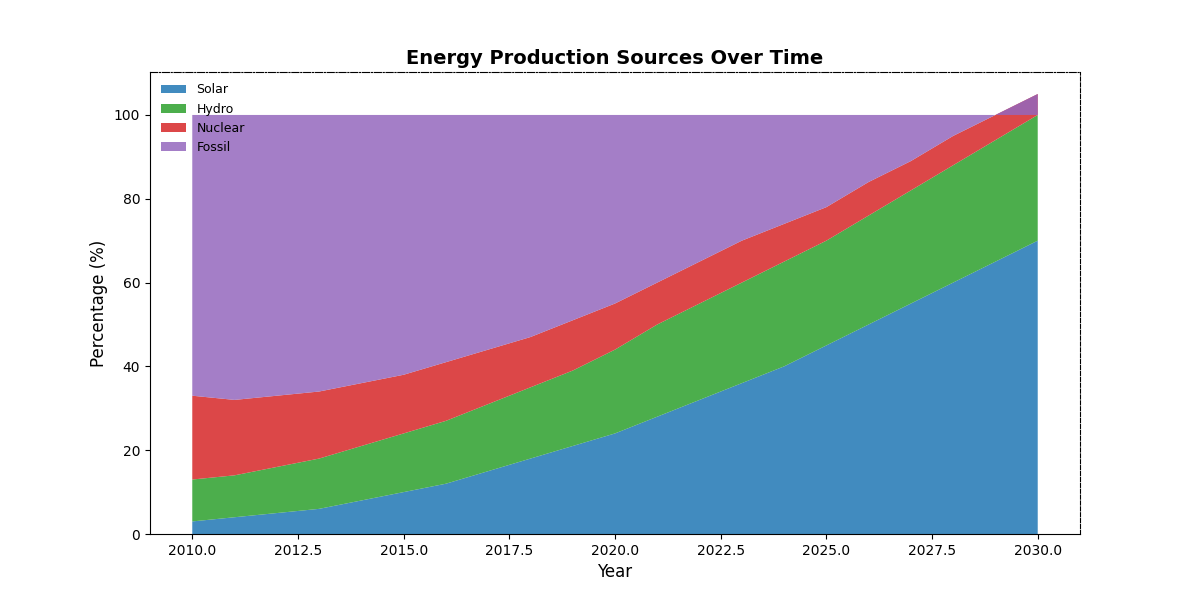

This figure's Python source:
import matplotlib.pyplot as plt
import numpy as np

years = np.arange(2010, 2031)
solar = np.array([3, 4, 5, 6, 8, 10, 12, 15, 18, 21, 24, 28, 32, 36, 40, 45, 50, 55, 60, 65, 70])
hydro = np.array([10, 10, 11, 12, 13, 14, 15, 16, 17, 18, 20, 22, 23, 24, 25, 25, 26, 27, 28, 29, 30])
nuclear = np.array([20, 18, 17, 16, 15, 14, 14, 13, 12, 12, 11, 10, 10, 10, 9, 8, 8, 7, 7, 6, 5])
fossil = 100 - (solar + hydro + nuclear)

fig, ax = plt.subplots(figsize=(12, 6))
ax.stackplot(years, solar, hydro, nuclear, fossil, 
             colors=['#1f77b4', '#2ca02c', '#d62728', '#9467bd'], 
             alpha=0.85,
             labels=['Solar', 'Hydro', 'Nuclear', 'Fossil'])
ax.grid(False)
ax.legend(loc='upper left', fontsize=9, frameon=False)
ax.set_title('Energy Production Sources Over Time', fontsize=14, fontweight='bold')
ax.set_xlabel('Year', fontsize=12)
ax.set_ylabel('Percentage (%)', fontsize=12)
ax.spines['top'].set_linestyle('-.')
ax.spines['right'].set_linestyle('--')
plt.show()
